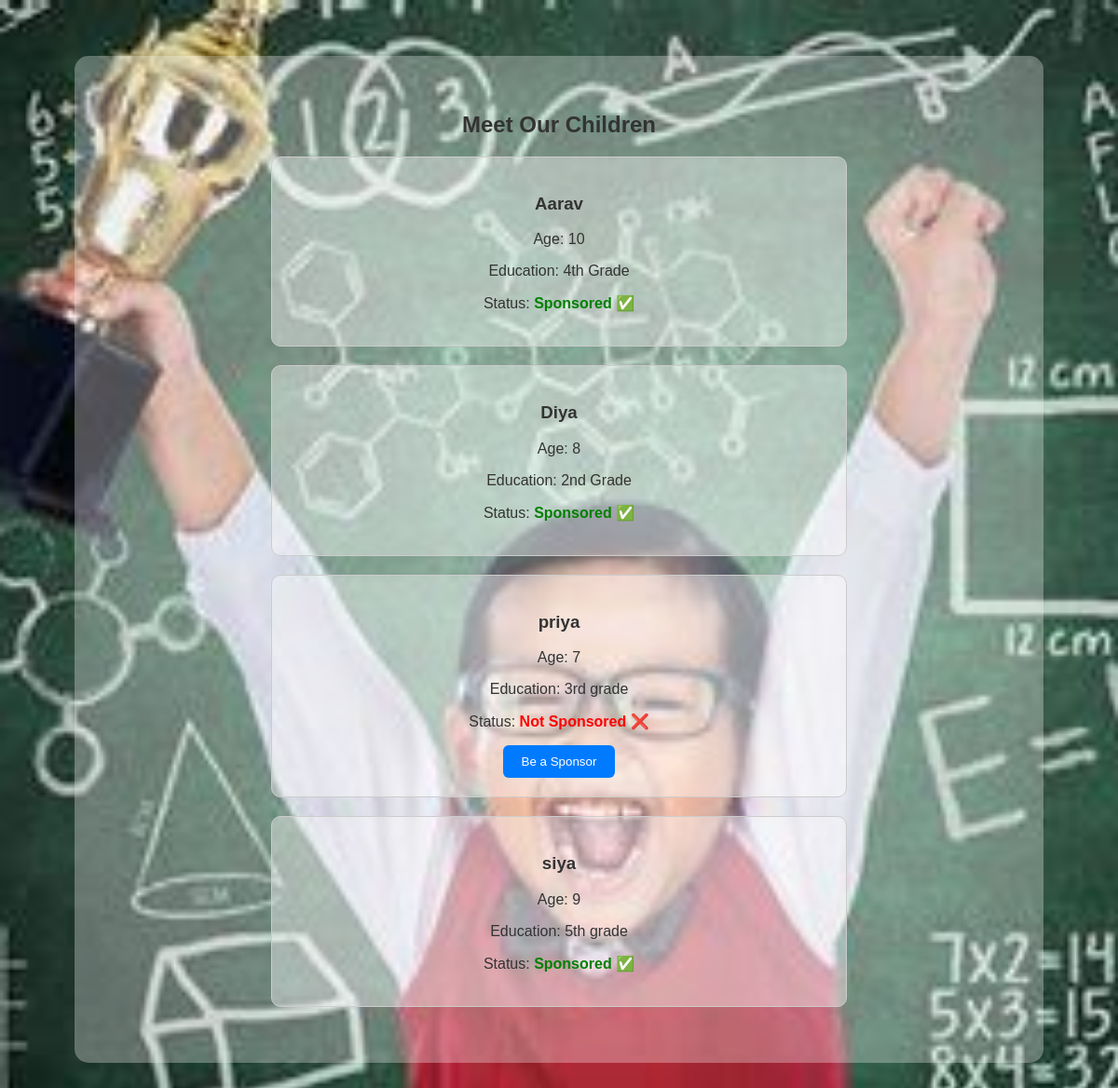
Page /sponsorship/ on the committed database.
### mainapp/models.py (models this page shows, shortened)
class Child(models.Model):
    name = models.CharField(max_length=100)
    age = models.IntegerField()
    education = models.CharField(max_length=200)
    has_sponsor = models.BooleanField(default=False)

### mainapp/views.py (the view)
# urls.py: path('sponsorship/', views.sponsorship, name='sponsorship'),
def sponsorship(request):
    children = Child.objects.all()
    return render(request, 'sponsorship.html', {'children': children})

### mainapp/templates/sponsorship.html (shortened to what this page needs)
{% load static %}
<!DOCTYPE html>
<html lang="en">
<head>
</head>
<body>
    <div class="container">
        <h2>Meet Our Children</h2>
        {% if children %}
            {% for child in children %}
                <div class="child-card">
                    <h3>{{ child.name }}</h3>
                    <p>Age: {{ child.age }}</p>
                    <p>Education: {{ child.education }}</p>
                    <p>Status:
                        {% if child.has_sponsor %}
                            <strong style="color: green;">Sponsored ✅</strong>
                        {% else %}
                            <strong style="color: red;">Not Sponsored ❌</strong>
                        {% endif %}
                    </p>
                    {% if not child.has_sponsor %}
                        <button class="sponsor-button" onclick="showForm('{{ child.id }}')">Be a Sponsor</button>
                    {% endif %}
                </div>
            {% endfor %}
        {% else %}
            <p>No children registered yet.</p>
        {% endif %}
    </div>
</body>
</html>

### rows in the picture
Child: name "Aarav", age "10", education "4th Grade", has_sponsor "Sponsored ✅"
Child: name "Diya", age "8", education "2nd Grade", has_sponsor "Sponsored ✅"
Child: name "priya", age "7", education "3rd grade", has_sponsor "Not Sponsored ❌"
Child: name "siya", age "9", education "5th grade", has_sponsor "Sponsored ✅"
